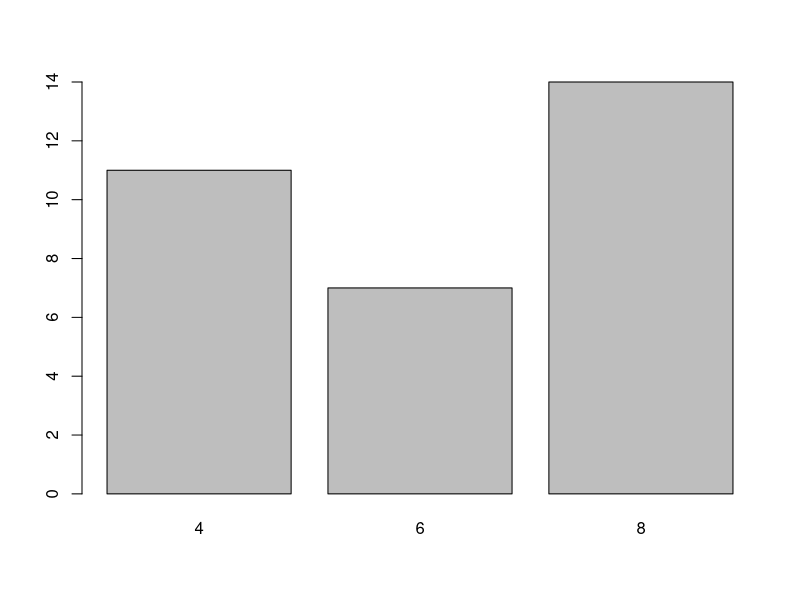
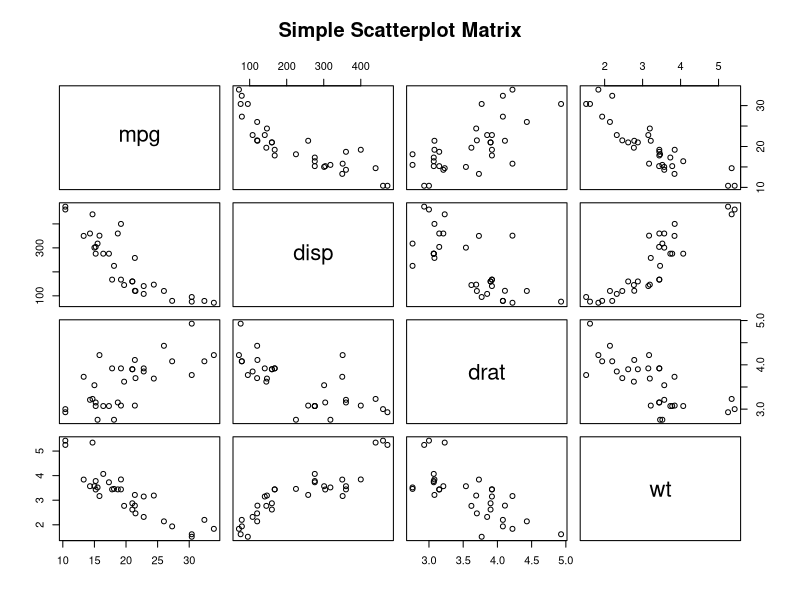
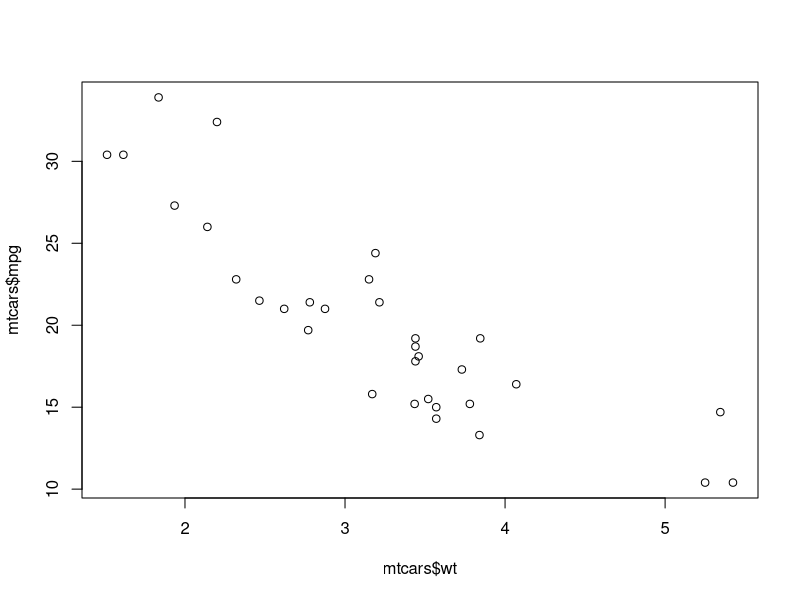

R code for these plots, in order:
mtcars$cyl
table(mtcars$cyl)
barplot(table(mtcars$cyl))

pairs(~mpg+disp+drat+wt,data=mtcars, 
main="Simple Scatterplot Matrix")

plot(x = mtcars$wt, y = mtcars$mpg)
